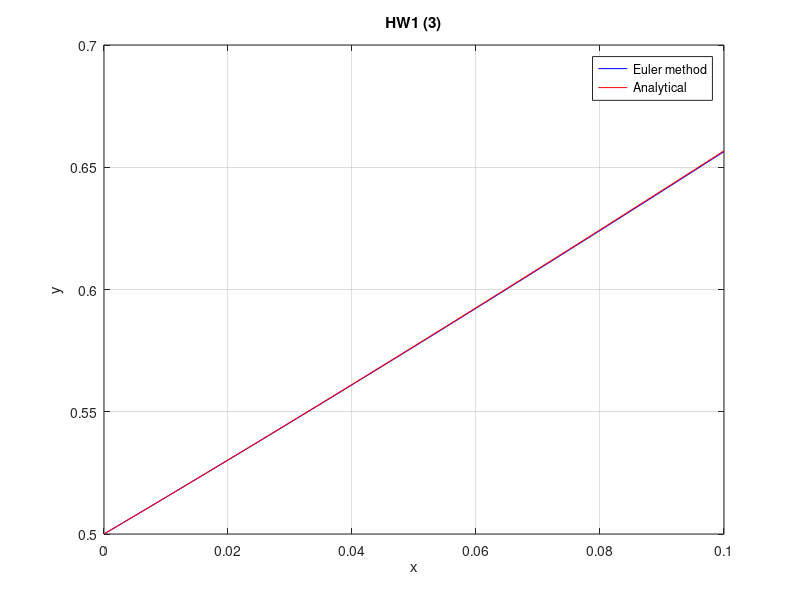
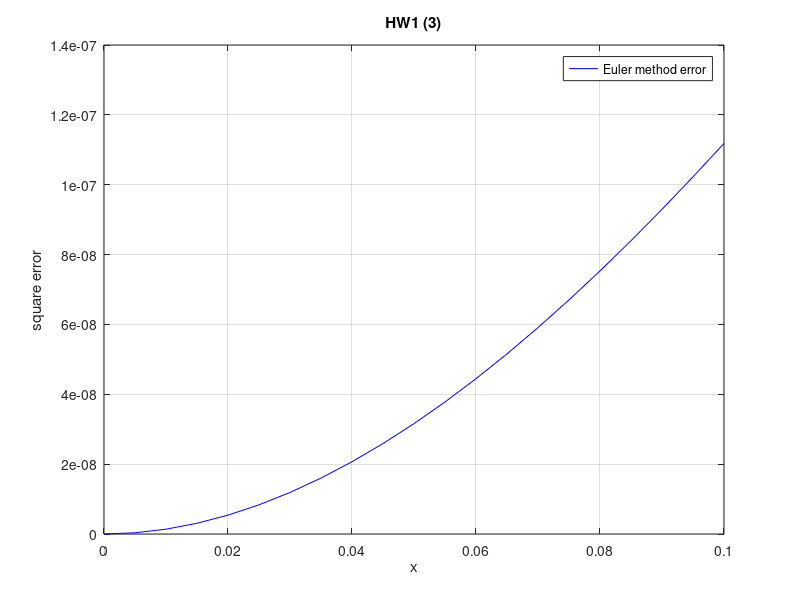

The MATLAB source for these figures, in order:
dydx = @(x, y) y - 3*x^2 + 1;

h = 0.005;
x_end = 0.1;
N = x_end / h;

x = 0:h:x_end;
y_Euler = zeros(size(x)); 

y_Euler(1) = 0.5;

for i = 1:N
    dydx_Euler = y_Euler(i) - 3*x(i)^2 + 1;
    y_Euler(i+1) = y_Euler(i) + h * dydx_Euler;
end


y0 = 0.5;
[x, y_analytical] = ode45(dydx, x, y0);


figure;
plot(x, y_Euler, '-b', 'DisplayName', 'Euler method');
hold on;
plot(x, y_analytical, '-r', 'DisplayName', 'Analytical');
xlabel('x');
ylabel('y');
legend;
title('HW1 (3)');
grid on;

figure;
plot(x, (y_Euler - y_analytical').^2, '-b', 'DisplayName', 'Euler method error');
xlabel('x');
ylabel('square error');
legend;
title('HW1 (3)');
grid on;
